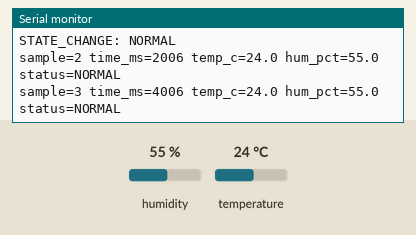
Bench run of a sketch on a simulated ESP32. On the bench: the last lines printed to the serial monitor. The test bench sets the inputs (shaded band); at power-on: humidity 55 %, temperature 24 °C.

Above: at 4.8 s.
4.9 s: humidity set to 78 %
At 6.9 s:
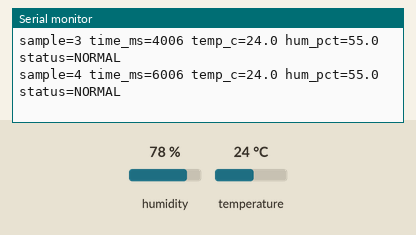
9.9 s: humidity set to 81 %
At 12.8 s:
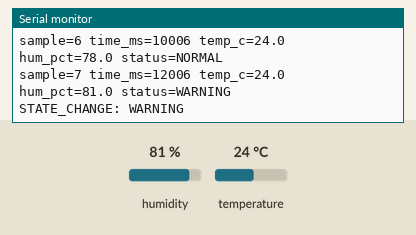

The sketch:

main_fixed.ino
```cpp
// Smart Environment Monitoring and Alert System - Week 3 FIXED/OPTIMIZED VERSION
// Platform: ESP32 + Arduino framework
// Sensor: DHT22 on GPIO 4
// Communication: UART/USB Serial at 115200 baud
// Week 3 focus: debugging, fault handling, timing correction, and output optimization.

#include <DHT.h>

#define DHT_PIN 4
#define DHT_TYPE DHT22
DHT dht(DHT_PIN, DHT_TYPE);

// Corrected timing requirement from Week 1/2.
const unsigned long SAMPLE_INTERVAL_MS = 2000;
const float TEMP_WARNING_C = 35.0f;
const float HUM_WARNING_PERCENT = 80.0f;

unsigned long lastSampleTime = 0;
unsigned long sampleCount = 0;
const char* lastStatus = "INIT";

const char* evaluateStatus(float temperature, float humidity) {
  // Inclusive boundary handling: exactly 35.0 C or 80.0 % is a warning.
  if (temperature >= TEMP_WARNING_C || humidity >= HUM_WARNING_PERCENT) {
    return "WARNING";
  }
  return "NORMAL";
}

void reportMeasurement(unsigned long elapsedMs,
                       float temperature,
                       float humidity,
                       const char* status) {
  // Compact one-line log reduces serial formatting/output overhead.
  Serial.print("sample=");
  Serial.print(sampleCount);
  Serial.print(" time_ms=");
  Serial.print(elapsedMs);
  Serial.print(" temp_c=");
  Serial.print(temperature, 1);
  Serial.print(" hum_pct=");
  Serial.print(humidity, 1);
  Serial.print(" status=");
  Serial.println(status);

  if (strcmp(status, lastStatus) != 0) {
    Serial.print("STATE_CHANGE: ");
    Serial.println(status);
    lastStatus = status;
  }
}

void performSensorCycle(unsigned long elapsedMs) {
  sampleCount++;

  const float humidity = dht.readHumidity();
  const float temperature = dht.readTemperature();

  // Fault handling: reject invalid data and continue to the next cycle.
  if (isnan(humidity) || isnan(temperature)) {
    Serial.print("sample=");
    Serial.print(sampleCount);
    Serial.println(" error=INVALID_DHT22_READING action=RETRY_NEXT_CYCLE");
    return;
  }

  const char* status = evaluateStatus(temperature, humidity);
  reportMeasurement(elapsedMs, temperature, humidity, status);
}

void setup() {
  Serial.begin(115200);
  dht.begin();

  Serial.println("Smart Environment Monitor - Week 3 fixed firmware");
  Serial.println("DHT22 GPIO=4 | interval=2000 ms | UART=115200");
  Serial.println("TEMP_LIMIT=35.0 C | HUM_LIMIT=80.0 %");
}

void loop() {
  // Non-blocking scheduler: loop() remains free between measurement events.
  const unsigned long currentTime = millis();

  if (lastSampleTime == 0 ||
      (currentTime - lastSampleTime) >= SAMPLE_INTERVAL_MS) {
    lastSampleTime = currentTime;
    performSensorCycle(currentTime);
  }
}
```

Measured:
- the behaviour switches between 79 and 80 % on humidity (found by bisection; images 1 and 2)
- after the input at 9.9 s, the serial monitor: prints a new line after 2.1 s (image 2)
